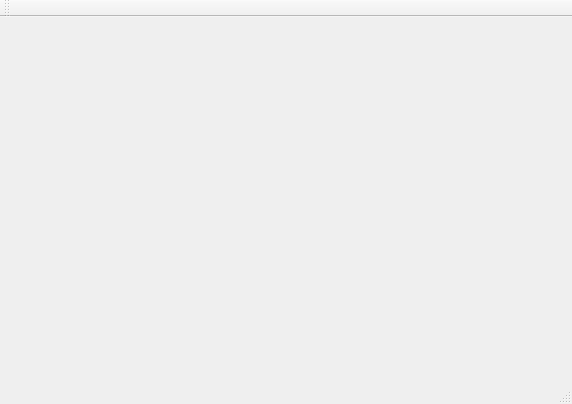
<?xml version="1.0" encoding="UTF-8"?>
<ui version="4.0">
 <class>MainWindow</class>
 <widget class="QMainWindow" name="MainWindow">
  <property name="geometry">
   <rect>
    <x>0</x>
    <y>0</y>
    <width>572</width>
    <height>404</height>
   </rect>
  </property>
  <property name="windowTitle">
   <string>不围棋</string>
  </property>
  <widget class="QWidget" name="centralWidget">
   <layout class="QVBoxLayout" name="verticalLayout">
    <property name="spacing">
     <number>0</number>
    </property>
    <property name="leftMargin">
     <number>0</number>
    </property>
    <property name="topMargin">
     <number>0</number>
    </property>
    <property name="rightMargin">
     <number>0</number>
    </property>
    <property name="bottomMargin">
     <number>0</number>
    </property>
    <item>
     <widget class="QWidget" name="MainMenu" native="true">
      <property name="enabled">
       <bool>true</bool>
      </property>
      <layout class="QVBoxLayout" name="rootLayout">
       <property name="spacing">
        <number>0</number>
       </property>
       <property name="leftMargin">
        <number>0</number>
       </property>
       <property name="topMargin">
        <number>0</number>
       </property>
       <property name="rightMargin">
        <number>0</number>
       </property>
       <property name="bottomMargin">
        <number>0</number>
       </property>
      </layout>
     </widget>
    </item>
   </layout>
  </widget>
  <widget class="QMenuBar" name="menuBar">
   <property name="geometry">
    <rect>
     <x>0</x>
     <y>0</y>
     <width>572</width>
     <height>23</height>
    </rect>
   </property>
  </widget>
  <widget class="QToolBar" name="mainToolBar">
   <attribute name="toolBarArea">
    <enum>TopToolBarArea</enum>
   </attribute>
   <attribute name="toolBarBreak">
    <bool>false</bool>
   </attribute>
  </widget>
  <widget class="QStatusBar" name="statusBar"/>
 </widget>
 <layoutdefault spacing="6" margin="11"/>
 <resources/>
 <connections/>
</ui>
